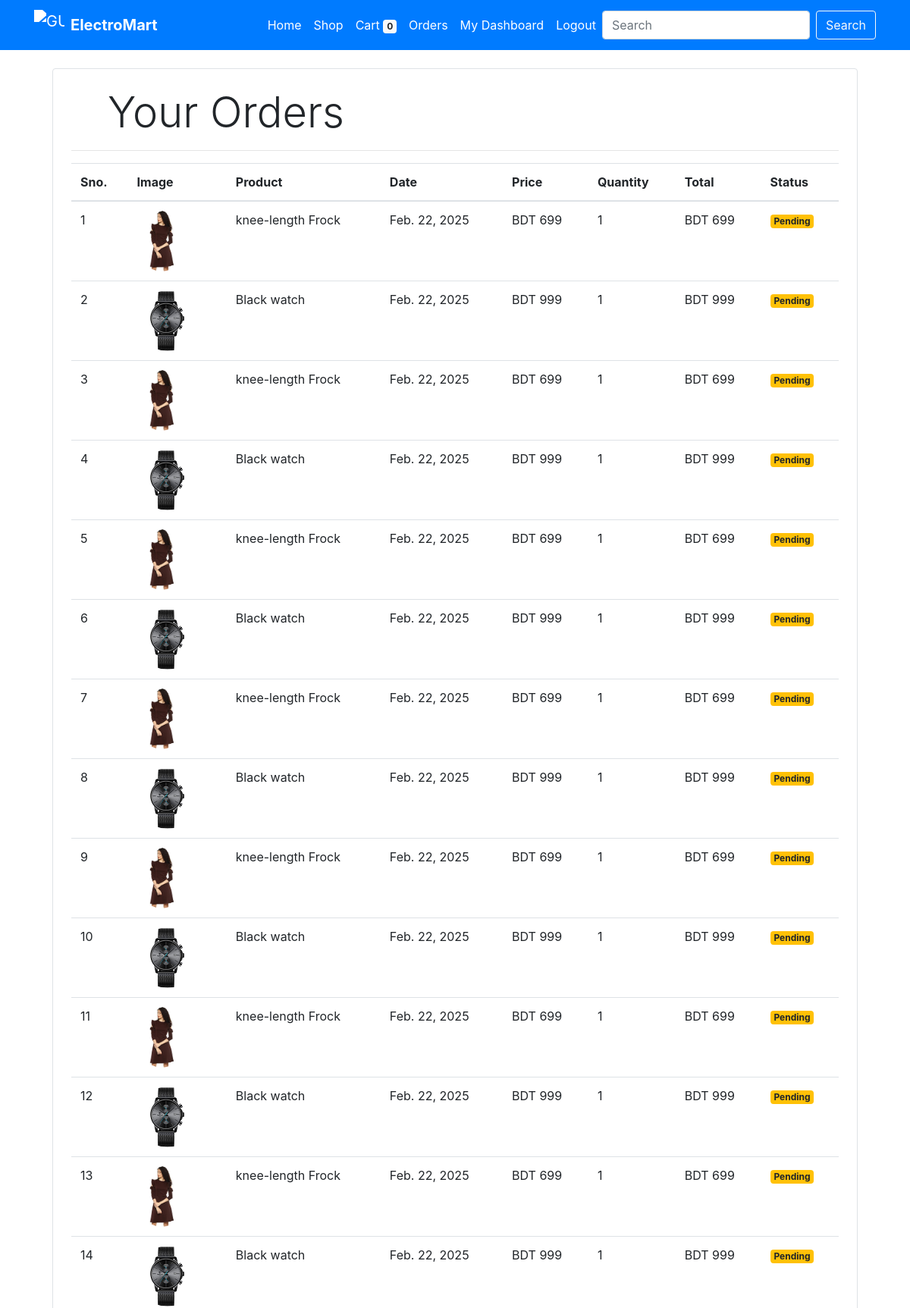
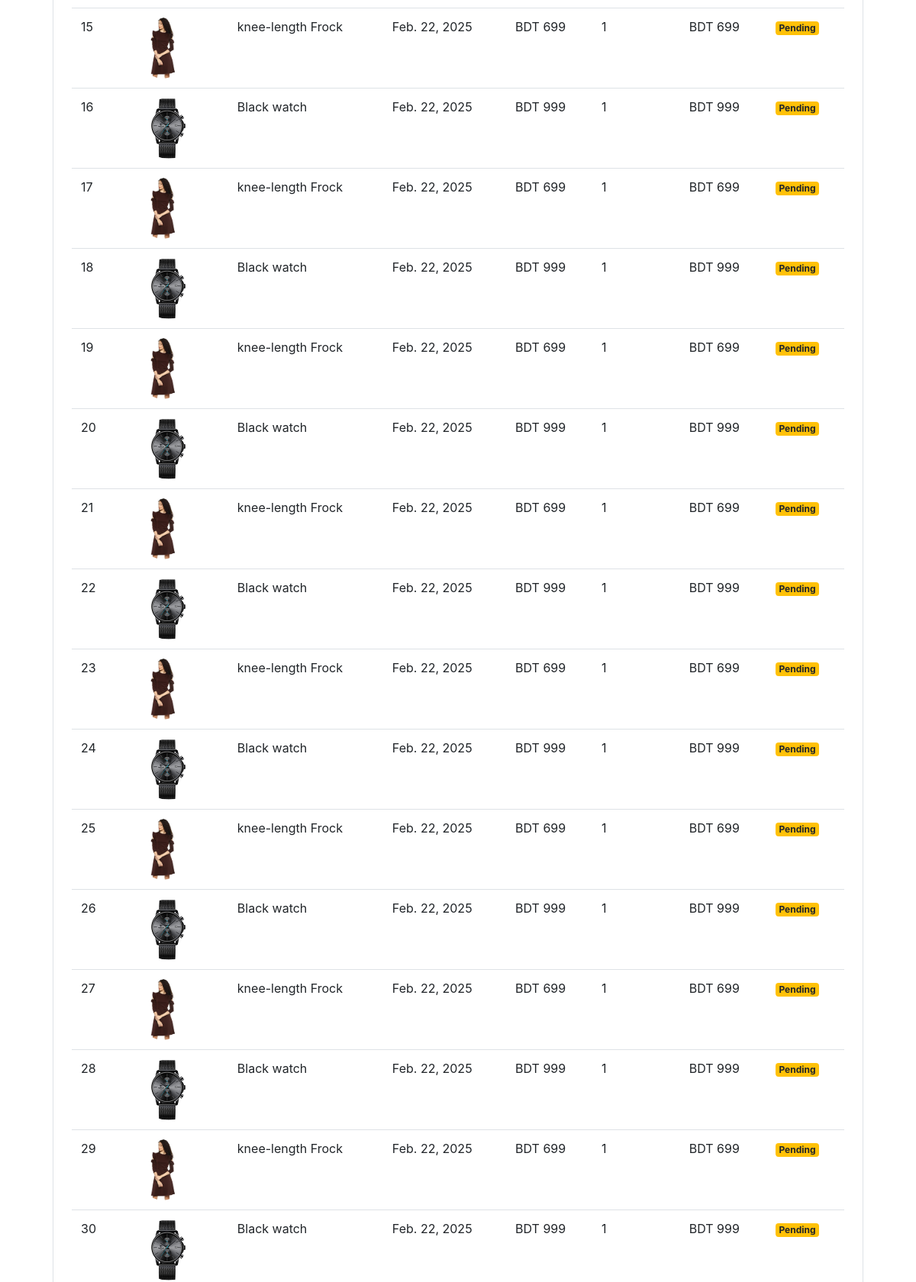
Page /orders/ (signed in, upper part) on the committed database (2 pictures, top to bottom).
### store/models/orders.py (models this page shows, shortened)
class Order(models.Model):
    product = models.ForeignKey(Products,
                                on_delete=models.CASCADE)
    customer = models.ForeignKey(Customer,
                                 on_delete=models.CASCADE)
    quantity = models.IntegerField(default=1)
    price = models.IntegerField()
    address = models.CharField (max_length=50, default='', blank=True)
    phone = models.CharField (max_length=50, default='', blank=True)
    date = models.DateField (default=datetime.datetime.today)
    status = models.BooleanField (default=False)
    @staticmethod
    def get_orders_by_customer(customer_id):
        return Order.objects.filter(customer=customer_id).order_by('-date')

### store/models/product.py (models this page shows, shortened)
class Products(models.Model):
    size = models.CharField(max_length=20, choices=[('XS', 'XS'), ('S', 'S'), ('M', 'M'), ('L', 'L'), ('XL', 'XL')], default='M')
    color = models.CharField(max_length=20, choices=[('Black', 'Black'), ('White', 'White'), ('Red', 'Red'), ('Blue', 'Blue'), ('Green', 'Green')], default='Black')
    name = models.CharField(max_length=60)
    price= models.IntegerField(default=0)
    category= models.ForeignKey(Category,on_delete=models.CASCADE,default=1 )
    description= models.CharField(max_length=250, default='', blank=True, null= True)
    image= models.ImageField(upload_to='uploads/products/')
    ar_url = models.URLField(max_length=200, blank=True, null=True)
    vr_url = models.URLField(max_length=200, blank=True, null=True)
    has_ar = models.BooleanField(default=False)
    has_vr = models.BooleanField(default=False)

### store/middlewares/auth.py (the view)
    def middleware(request):
        print(request.session.get('customer'))
        returnUrl = request.META['PATH_INFO']
        print(request.META['PATH_INFO'])
        if not request.session.get('customer'):
           return redirect(f'login?return_url={returnUrl}')
        response = get_response(request)
        return response

### store/templatetags/custom_filter.py (called while the page is built)
@register.filter(name='currency')
def currency(number):
    return f"BDT {number}"

@register.filter(name='multiply')
def multiply(number, multiplier):
    return number * multiplier

### store/views/orders.py (called while the page is built)
    def get(self , request ):
        customer = request.session.get('customer')
        orders = Order.get_orders_by_customer(customer)
        print(orders)
        return render(request , 'orders.html'  , {'orders' : orders})

### store/templates/orders.html
{% extends 'base.html' %}
{% block content %}
{% load cart %}
{% load custom_filter %}
<div class="container">
   <div class="border rounded p-4 m-4">
        <p class="display-4 pl-4 ml-4">Your Orders</p>
        <hr>
        <table class="table">
            <thead>
                <tr>
                    <th>Sno.</th>
                    <th>Image</th>
                    <th>Product</th>
                    <th>Date</th>
                    <th>Price</th>
                    <th>Quantity</th>
                    <th>Total</th>
                    <th>Status</th>
                </tr>
            </thead>
            <tbody>
                {% for order in orders %}
                <tr>
                    <td>{{forloop.counter}}</td>
                    <td><img style="height: 80px;" class="rounded-circle" src="{{order.product.image.url}}" alt=""></td>
                    <td>{{order.product.name}}</td>
                    <td>{{order.date}}</td>
                    <td>{{order.price|currency}}</td>
                    <td>{{order.quantity}}</td>
                    <td>{{order.quantity|multiply:order.price|currency}}</td>
                    {% if order.status %}
                    <td><small class="badge badge-success">Completed</small></td>
                    {%else%}
                    <td><small class="badge badge-warning">Pending</small></td>
                    {% endif %}
                </tr>
                {% endfor %}
            </tbody>
        </table>
   </div>
</div>
{% endblock %}

### rows in the picture
Order: product.image (picture), product.name "knee-length Frock", date "Feb. 22, 2025", price "BDT 699", quantity "1", quantity|multiply "BDT 699", status "Pending"
Order: product.image (picture), product.name "Black watch", date "Feb. 22, 2025", price "BDT 999", quantity "1", quantity|multiply "BDT 999", status "Pending"
Order: product.image (picture), product.name "knee-length Frock", date "Feb. 22, 2025", price "BDT 699", quantity "1", quantity|multiply "BDT 699", status "Pending"
Order: product.image (picture), product.name "Black watch", date "Feb. 22, 2025", price "BDT 999", quantity "1", quantity|multiply "BDT 999", status "Pending"
Order: product.image (picture), product.name "knee-length Frock", date "Feb. 22, 2025", price "BDT 699", quantity "1", quantity|multiply "BDT 699", status "Pending"
Order: product.image (picture), product.name "Black watch", date "Feb. 22, 2025", price "BDT 999", quantity "1", quantity|multiply "BDT 999", status "Pending"
Order: product.image (picture), product.name "knee-length Frock", date "Feb. 22, 2025", price "BDT 699", quantity "1", quantity|multiply "BDT 699", status "Pending"
Order: product.image (picture), product.name "Black watch", date "Feb. 22, 2025", price "BDT 999", quantity "1", quantity|multiply "BDT 999", status "Pending"
Order: product.image (picture), product.name "knee-length Frock", date "Feb. 22, 2025", price "BDT 699", quantity "1", quantity|multiply "BDT 699", status "Pending"
Order: product.image (picture), product.name "Black watch", date "Feb. 22, 2025", price "BDT 999", quantity "1", quantity|multiply "BDT 999", status "Pending"
Order: product.image (picture), product.name "knee-length Frock", date "Feb. 22, 2025", price "BDT 699", quantity "1", quantity|multiply "BDT 699", status "Pending"
Order: product.image (picture), product.name "Black watch", date "Feb. 22, 2025", price "BDT 999", quantity "1", quantity|multiply "BDT 999", status "Pending"
Order: product.image (picture), product.name "knee-length Frock", date "Feb. 22, 2025", price "BDT 699", quantity "1", quantity|multiply "BDT 699", status "Pending"
Order: product.image (picture), product.name "Black watch", date "Feb. 22, 2025", price "BDT 999", quantity "1", quantity|multiply "BDT 999", status "Pending"
Order: product.image (picture), product.name "knee-length Frock", date "Feb. 22, 2025", price "BDT 699", quantity "1", quantity|multiply "BDT 699", status "Pending"
Order: product.image (picture), product.name "Black watch", date "Feb. 22, 2025", price "BDT 999", quantity "1", quantity|multiply "BDT 999", status "Pending"
Order: product.image (picture), product.name "knee-length Frock", date "Feb. 22, 2025", price "BDT 699", quantity "1", quantity|multiply "BDT 699", status "Pending"
Order: product.image (picture), product.name "Black watch", date "Feb. 22, 2025", price "BDT 999", quantity "1", quantity|multiply "BDT 999", status "Pending"
Order: product.image (picture), product.name "knee-length Frock", date "Feb. 22, 2025", price "BDT 699", quantity "1", quantity|multiply "BDT 699", status "Pending"
Order: product.image (picture), product.name "Black watch", date "Feb. 22, 2025", price "BDT 999", quantity "1", quantity|multiply "BDT 999", status "Pending"
Order: product.image (picture), product.name "knee-length Frock", date "Feb. 22, 2025", price "BDT 699", quantity "1", quantity|multiply "BDT 699", status "Pending"
Order: product.image (picture), product.name "Black watch", date "Feb. 22, 2025", price "BDT 999", quantity "1", quantity|multiply "BDT 999", status "Pending"
Order: product.image (picture), product.name "knee-length Frock", date "Feb. 22, 2025", price "BDT 699", quantity "1", quantity|multiply "BDT 699", status "Pending"
Order: product.image (picture), product.name "Black watch", date "Feb. 22, 2025", price "BDT 999", quantity "1", quantity|multiply "BDT 999", status "Pending"
Order: product.image (picture), product.name "knee-length Frock", date "Feb. 22, 2025", price "BDT 699", quantity "1", quantity|multiply "BDT 699", status "Pending"
Order: product.image (picture), product.name "Black watch", date "Feb. 22, 2025", price "BDT 999", quantity "1", quantity|multiply "BDT 999", status "Pending"
Order: product.image (picture), product.name "knee-length Frock", date "Feb. 22, 2025", price "BDT 699", quantity "1", quantity|multiply "BDT 699", status "Pending"
Order: product.image (picture), product.name "Black watch", date "Feb. 22, 2025", price "BDT 999", quantity "1", quantity|multiply "BDT 999", status "Pending"
Order: product.image (picture), product.name "knee-length Frock", date "Feb. 22, 2025", price "BDT 699", quantity "1", quantity|multiply "BDT 699", status "Pending"
Order: product.image (picture), product.name "Black watch", date "Feb. 22, 2025", price "BDT 999", quantity "1", quantity|multiply "BDT 999", status "Pending"

### other values in the picture
{{ request.session.cart.keys|length }} "0"
